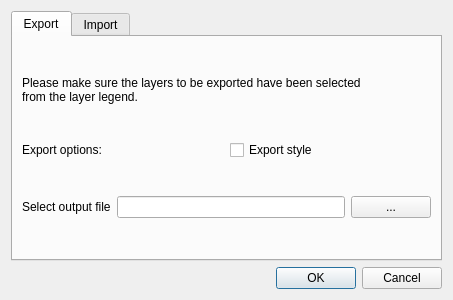
<?xml version="1.0" encoding="UTF-8"?>
<ui version="4.0">
 <class>BeeDipDialogBase</class>
 <widget class="QDialog" name="BeeDipDialogBase">
  <property name="geometry">
   <rect>
    <x>0</x>
    <y>0</y>
    <width>453</width>
    <height>300</height>
   </rect>
  </property>
  <property name="windowTitle">
   <string>BeeDip</string>
  </property>
  <layout class="QVBoxLayout" name="verticalLayout">
   <item>
    <widget class="QTabWidget" name="tabWidget">
     <property name="currentIndex">
      <number>0</number>
     </property>
     <widget class="QWidget" name="export_2">
      <attribute name="title">
       <string>Export</string>
      </attribute>
      <layout class="QVBoxLayout" name="verticalLayout_2">
       <item>
        <layout class="QHBoxLayout" name="horizontalLayout">
         <item>
          <widget class="QLabel" name="label">
           <property name="sizePolicy">
            <sizepolicy hsizetype="Preferred" vsizetype="Fixed">
             <horstretch>0</horstretch>
             <verstretch>0</verstretch>
            </sizepolicy>
           </property>
           <property name="layoutDirection">
            <enum>Qt::LeftToRight</enum>
           </property>
           <property name="autoFillBackground">
            <bool>false</bool>
           </property>
           <property name="text">
            <string>Please make sure the layers to be exported have been selected
from the layer legend.</string>
           </property>
           <property name="scaledContents">
            <bool>false</bool>
           </property>
           <property name="wordWrap">
            <bool>false</bool>
           </property>
          </widget>
         </item>
        </layout>
       </item>
       <item>
        <layout class="QHBoxLayout" name="horizontalLayout_4">
         <item>
          <widget class="QLabel" name="label_4">
           <property name="text">
            <string>Export options:</string>
           </property>
          </widget>
         </item>
         <item>
          <widget class="QCheckBox" name="checkBox">
           <property name="text">
            <string>Export style</string>
           </property>
          </widget>
         </item>
        </layout>
       </item>
       <item>
        <layout class="QHBoxLayout" name="horizontalLayout_2">
         <item alignment="Qt::AlignVCenter">
          <widget class="QLabel" name="label_2">
           <property name="text">
            <string>Select output file</string>
           </property>
          </widget>
         </item>
         <item alignment="Qt::AlignVCenter">
          <widget class="QLineEdit" name="lineEdit"/>
         </item>
         <item>
          <widget class="QPushButton" name="pushButton">
           <property name="text">
            <string>...</string>
           </property>
          </widget>
         </item>
        </layout>
       </item>
      </layout>
     </widget>
     <widget class="QWidget" name="import_2">
      <attribute name="title">
       <string>Import</string>
      </attribute>
      <layout class="QVBoxLayout" name="verticalLayout_3">
       <item>
        <layout class="QHBoxLayout" name="horizontalLayout_3">
         <item>
          <widget class="QLabel" name="label_3">
           <property name="text">
            <string>Select a file</string>
           </property>
          </widget>
         </item>
         <item>
          <widget class="QLineEdit" name="lineEdit_2">
           <property name="enabled">
            <bool>true</bool>
           </property>
          </widget>
         </item>
         <item alignment="Qt::AlignVCenter">
          <widget class="QPushButton" name="pushButton_2">
           <property name="text">
            <string>...</string>
           </property>
          </widget>
         </item>
        </layout>
       </item>
      </layout>
     </widget>
    </widget>
   </item>
   <item alignment="Qt::AlignRight|Qt::AlignBottom">
    <widget class="QDialogButtonBox" name="button_box">
     <property name="orientation">
      <enum>Qt::Horizontal</enum>
     </property>
     <property name="standardButtons">
      <set>QDialogButtonBox::Cancel|QDialogButtonBox::Ok</set>
     </property>
    </widget>
   </item>
  </layout>
 </widget>
 <resources/>
 <connections>
  <connection>
   <sender>button_box</sender>
   <signal>accepted()</signal>
   <receiver>BeeDipDialogBase</receiver>
   <slot>accept()</slot>
   <hints>
    <hint type="sourcelabel">
     <x>20</x>
     <y>20</y>
    </hint>
    <hint type="destinationlabel">
     <x>20</x>
     <y>20</y>
    </hint>
   </hints>
  </connection>
  <connection>
   <sender>button_box</sender>
   <signal>rejected()</signal>
   <receiver>BeeDipDialogBase</receiver>
   <slot>reject()</slot>
   <hints>
    <hint type="sourcelabel">
     <x>20</x>
     <y>20</y>
    </hint>
    <hint type="destinationlabel">
     <x>20</x>
     <y>20</y>
    </hint>
   </hints>
  </connection>
 </connections>
</ui>
